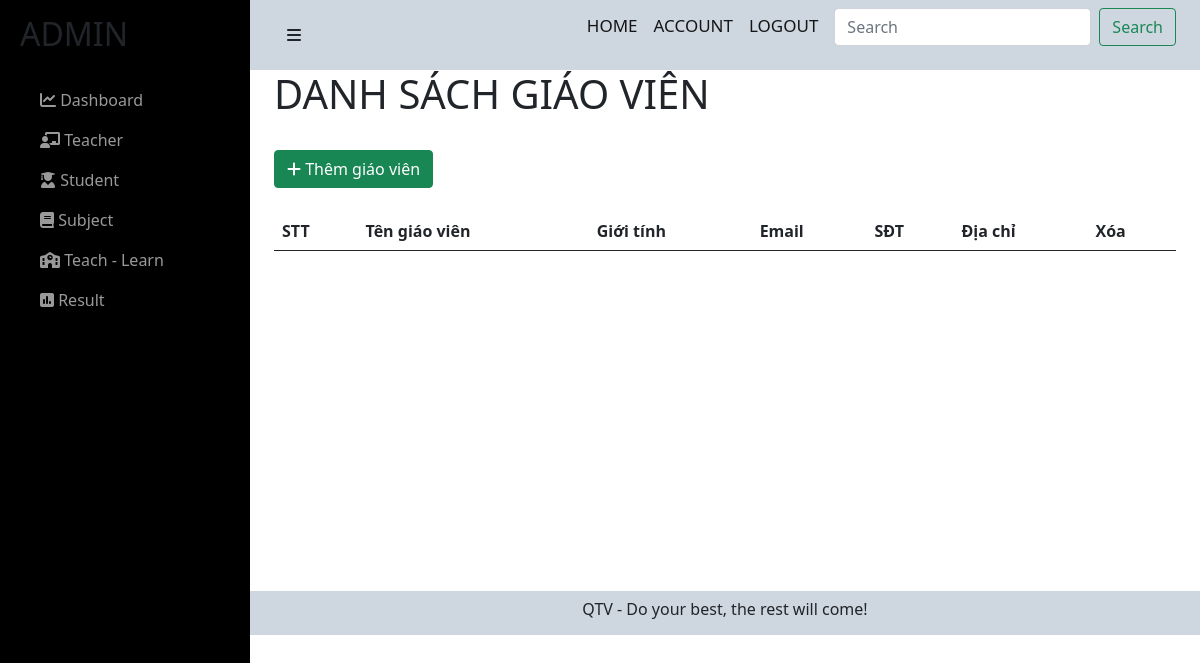
The app's page /admin/admin/teacher.php (signed in), older data.
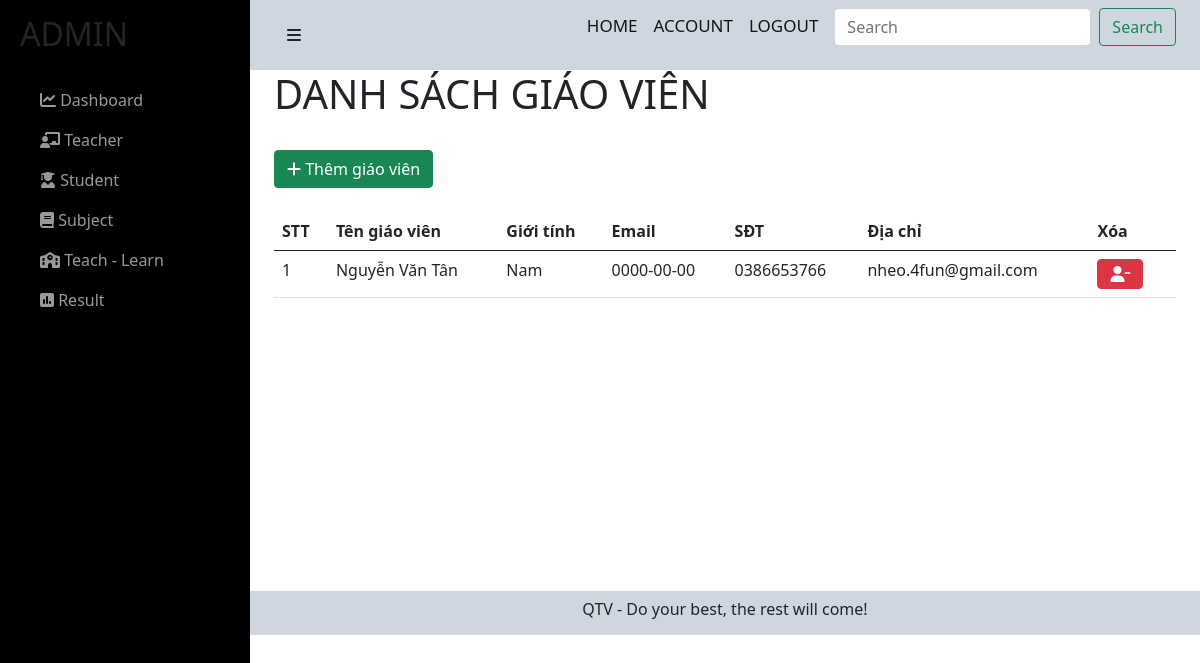
The same page, newer data.
### tables this page shows
CREATE TABLE `users` (
  `user_id` int(11) NOT NULL,
  `user_name` varchar(255) NOT NULL,
  `user_avatar` varchar(255) DEFAULT NULL,
  `user_gioitinh` tinyint(4) NOT NULL,
  `user_birthday` date NOT NULL,
  `user_phone` varchar(255) NOT NULL,
  `user_email` varchar(255) NOT NULL,
  `user_pass` varchar(255) NOT NULL,
  `user_level` int(11) NOT NULL,
  `status` tinyint(4) NOT NULL,
  `code` varchar(255) NOT NULL,
  `code_forgot` varchar(255) NOT NULL
);

### admin/admin/teacher.php (the view, shortened to what the changed rows need)
<?php include('../../config/config.php');
?>
<link href="https://cdn.jsdelivr.net/npm/bootstrap@5.0.2/dist/css/bootstrap.min.css" rel="stylesheet">
<link rel="stylesheet" href="https://cdnjs.cloudflare.com/ajax/libs/font-awesome/6.0.0-beta2/css/all.min.css" />
<link rel="stylesheet" href="../../css/teacher-admin.css">
<div id="wrapper">
    <div id="sidebar-wrapper">
        <ul class="sidebar-nav">
            <li class="sidebar-brand">
                <h2>ADMIN</h2>
            </li>
        </ul>
    </div>
    <div id="page-content-wrapper">
        <div class="container-fluid">
            <div class="row">
                <div class="col-lg-12">
                    <div class="container">
                        <h1>DANH SÁCH GIÁO VIÊN</h1>
                        <br>
                        <br><br>
                        <table class="table">
                            <thead>
                                <tr>
                                    <th scope="col">STT</th>
                                    <th scope="col">Tên giáo viên</th>
                                    <th scope="col">Giới tính</th>
                                    <th scope="col">Email</th>
                                    <th scope="col">SĐT</th>
                                    <th scope="col">Địa chỉ</th>
                                    <th scope="col">Xóa</th>
                                </tr>
                            </thead>
                            <tbody>
                                <?php
                                $sql = "SELECT * from users where user_level = 1";
                                $res = mysqli_query($conn, $sql);
                                $sn = 1;
                                if ($res == true) {
                                    while ($row = mysqli_fetch_assoc($res)) {
                                        $user_gioitinh = $row['user_gioitinh'];
                                ?>
                                        <tr>
                                            <td><?php echo $sn++ ?></td>
                                            <td><?php echo $row['user_name']; ?></td>
                                            <td>
                                                <?php if ($user_gioitinh == 1) {
                                                    echo 'Nam';
                                                }
                                                ?>
                                            </td>
                                            <td><?php echo $row['user_birthday']; ?></td>
                                            <td><?php echo $row['user_phone']; ?></td>
                                            <td><?php echo $row['user_email']; ?></td>
                                            <td>
                                                <a href="./del-teacher-admin.php?user_id=<?php echo $row['user_id']; ?>"><button type="button" class="btn btn-danger text-white me-2"><i class="fas fa-user-minus"></i></button></a>
                                            </td>
                                        </tr>
                                <?php
                                    }
                                }
                                ?>
                            </tbody>
                        </table>
                    </div>
                </div>
            </div>
        </div>
    </div>
</div>

Row changes from the older to the newer data that the page shows:
now on this page (row edited): users: user_name "Nguyễn Văn Tân", user_gioitinh "Nam", user_birthday "0000-00-00", user_phone "0386653766", user_email "nheo.4fun@gmail.com"
